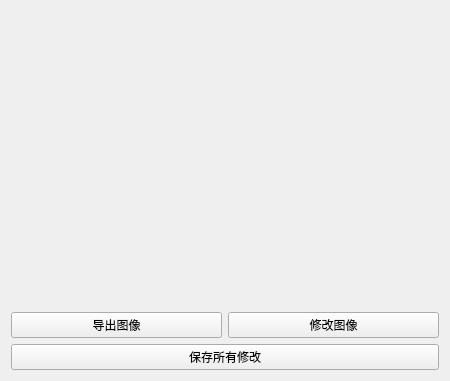
<?xml version="1.0" encoding="UTF-8"?>
<ui version="4.0">
 <class>MapItemEditor</class>
 <widget class="QWidget" name="MapItemEditor">
  <property name="geometry">
   <rect>
    <x>0</x>
    <y>0</y>
    <width>450</width>
    <height>381</height>
   </rect>
  </property>
  <property name="windowTitle">
   <string>Form</string>
  </property>
  <property name="windowIcon">
   <iconset resource="../icon.qrc">
    <normaloff>:/res/ui/map.png</normaloff>:/res/ui/map.png</iconset>
  </property>
  <layout class="QVBoxLayout" name="verticalLayout_3">
   <item>
    <widget class="QSplitter" name="splitter">
     <property name="orientation">
      <enum>Qt::Horizontal</enum>
     </property>
     <widget class="QWidget" name="image_widget" native="true">
      <property name="minimumSize">
       <size>
        <width>300</width>
        <height>0</height>
       </size>
      </property>
      <layout class="QVBoxLayout" name="verticalLayout">
       <property name="topMargin">
        <number>10</number>
       </property>
       <item>
        <spacer name="verticalSpacer">
         <property name="orientation">
          <enum>Qt::Vertical</enum>
         </property>
         <property name="sizeHint" stdset="0">
          <size>
           <width>20</width>
           <height>40</height>
          </size>
         </property>
        </spacer>
       </item>
       <item>
        <layout class="QHBoxLayout" name="horizontalLayout">
         <item>
          <widget class="QPushButton" name="export_map_btn">
           <property name="text">
            <string>导出图像</string>
           </property>
          </widget>
         </item>
         <item>
          <widget class="QPushButton" name="change_map_btn">
           <property name="text">
            <string>修改图像</string>
           </property>
          </widget>
         </item>
        </layout>
       </item>
       <item>
        <widget class="QPushButton" name="save_map_btn">
         <property name="text">
          <string>保存所有修改</string>
         </property>
        </widget>
       </item>
      </layout>
     </widget>
    </widget>
   </item>
  </layout>
 </widget>
 <resources>
  <include location="../icon.qrc"/>
 </resources>
 <connections/>
</ui>
